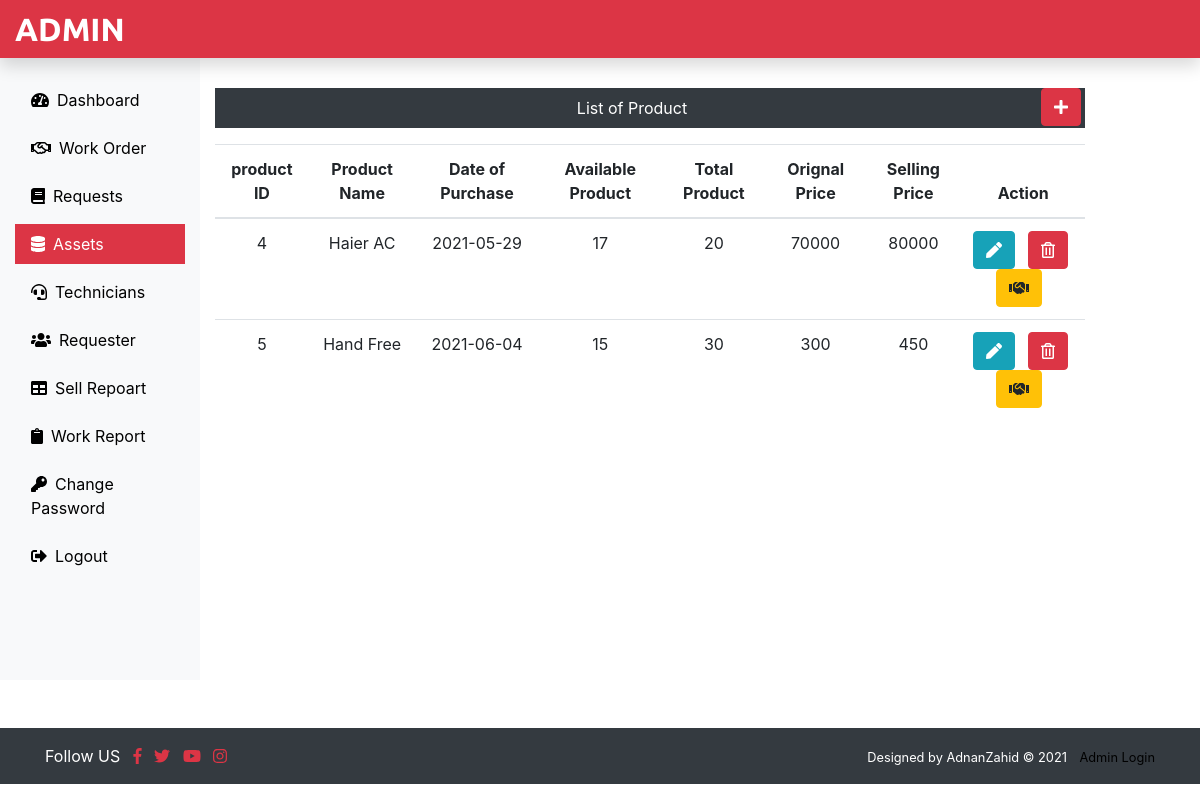
The app's page /admin/assets.php (signed in) with its own data.
### tables this page shows
CREATE TABLE `assets` (
  `product_id` tinyint(4) NOT NULL,
  `product_name` varchar(60) NOT NULL,
  `product_dop` date NOT NULL,
  `product_ava` int(12) NOT NULL,
  `product_total` int(12) NOT NULL,
  `product_op` int(12) NOT NULL,
  `product_sp` int(12) NOT NULL
);

### admin/assets.php (the view, shortened to what this page needs)
<?php
include('main_layout/top.php');
include('main_layout/header.php');
?>
<div class="col-sm-9 col md-10 mt-5 text-center">
<div class="float-right mr-1"><a href="addproduct.php" class="btn btn-danger"><i class="fas fa-plus fa-1x"></i></a></div>
    <p class="bg-dark text-white p-2">List of Product </p>
    <table class="table">
        <thead>
            <tr>
                <th scope="col">product ID</th>
                <th scope="col">Product Name</th>
                <th scope="col">Date of Purchase</th>
                <th scope="col">Available Product</th>
                <th scope="col">Total Product</th>
                <th scope="col">Orignal Price</th>
                <th scope="col">Selling Price</th>
                <th scope="col">Action</th>
            </tr>
        </thead>
        <tbody>
        <?php
        $kry = "SELECT * FROM assets";
        $res = $conn->query($kry);
        if($res->num_rows> 0){
            while($row = $res->fetch_assoc()){
               echo '<tr>
                 <td>'.$row['product_id'].'</td>
                 <td>'.$row['product_name'].'</td>
                 <td>'.$row['product_dop'].'</td>
                 <td>'.$row['product_ava'].'</td>
                 <td>'.$row['product_total'].'</td>
                 <td>'.$row['product_op'].'</td>
                 <td>'.$row['product_sp'].'</td>
                 <td>
                 <form action="editproduct.php" class="d-inline mr-2" method="POST">
                 <input type ="hidden" name="pid" value='.$row['product_id'].'>
                 <button class="btn btn-info" name="proedit" value="proedit" type="submit"><i class="fas fa-pen"></i></button>
                 </form>
                 <form action="" class="d-inline mr-2" method="POST">
                 <input type ="hidden" name="pid" value='.$row['product_id'].'>
                 <button class="btn btn-danger" name="delete" value="Delete" type="submit"><i class="far fa-trash-alt"></i></button>
                 </form>
                 <form action="sellproduct.php" class="d-inline mr-2" method="POST">
                 <input type ="hidden" name="proid" value='.$row['product_id'].'>
                 <button class="btn btn-warning" name="issue" value="issue" type="submit"><i class="fas fa-handshake"></i></button>
                 </form>
                 </td>
               ';
            } }
            else{
                echo 'No records in database';
            }
    ?>
        </tbody>
    </table>
</div>
<?php
include('main_layout/footer.php');
?>

### admin/assets/css/custom.css (style rules this page uses)
a { color: #000 }

### records on screen
assets: product_id "4", product_name "Haier AC", product_dop "2021-05-29", product_ava "17", product_total "20", product_op "70000", product_sp "80000"
assets: product_id "5", product_name "Hand Free", product_dop "2021-06-04", product_ava "15", product_total "30", product_op "300", product_sp "450"
